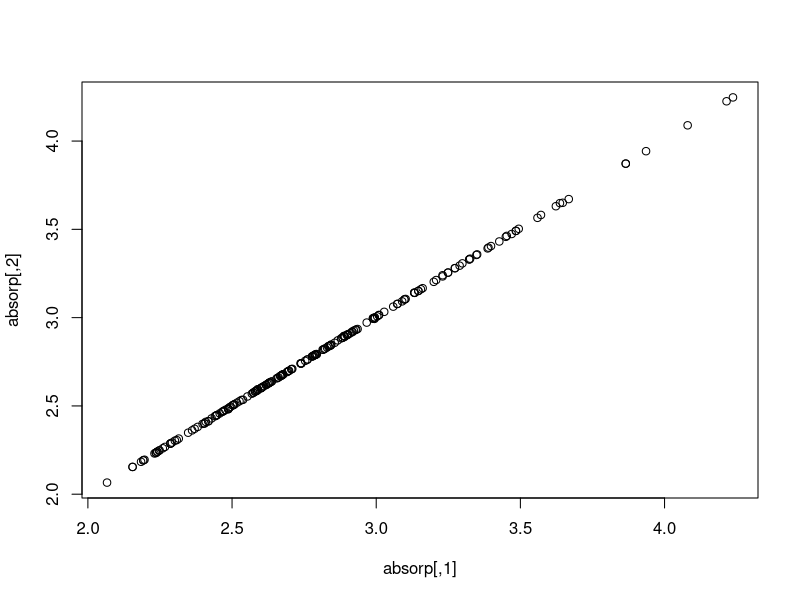
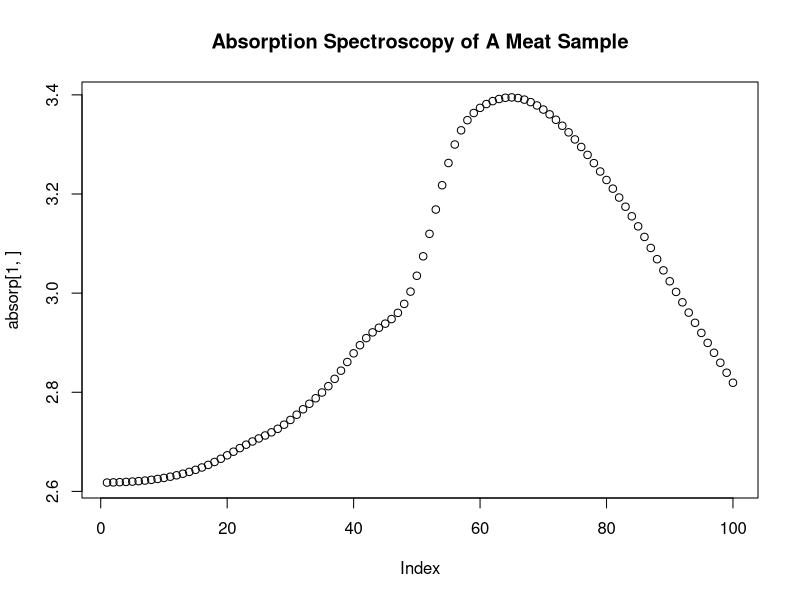
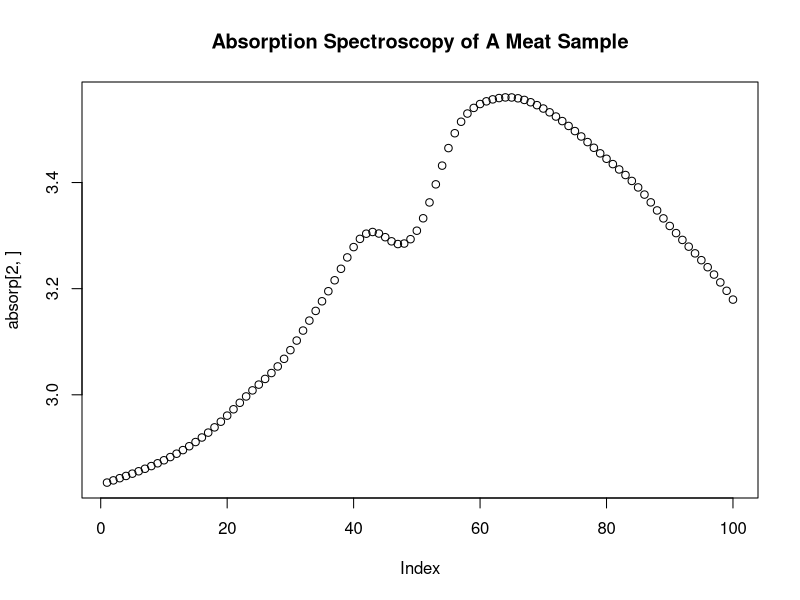
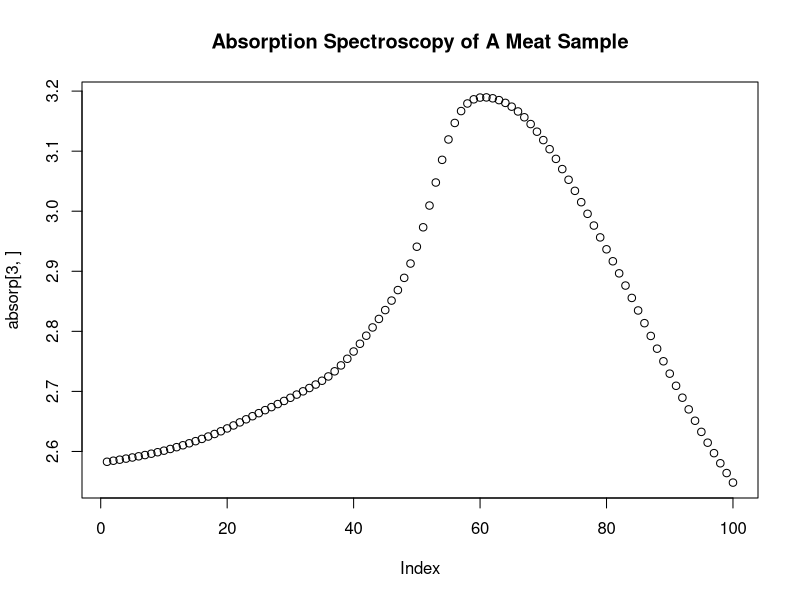
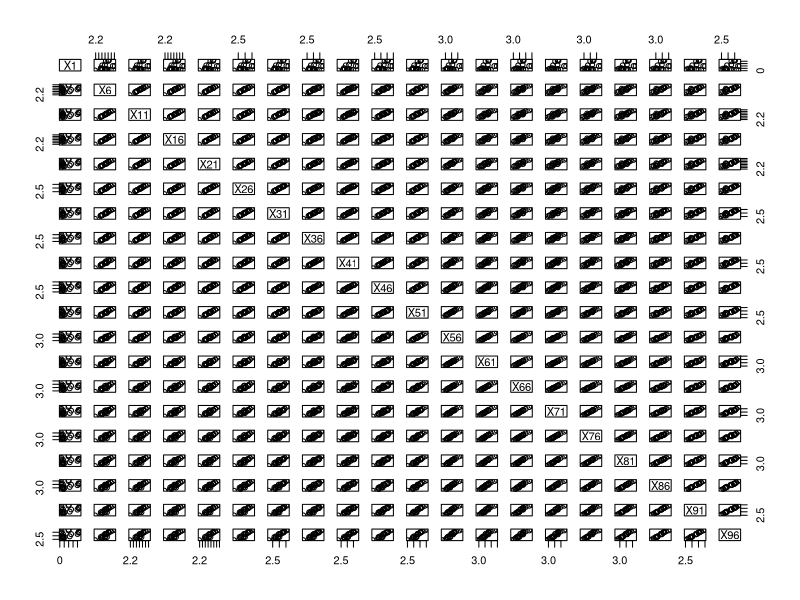
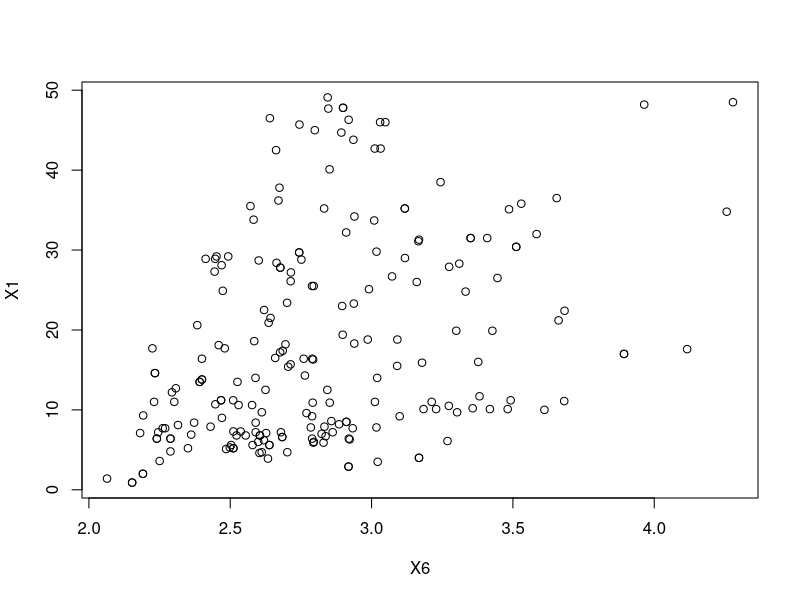
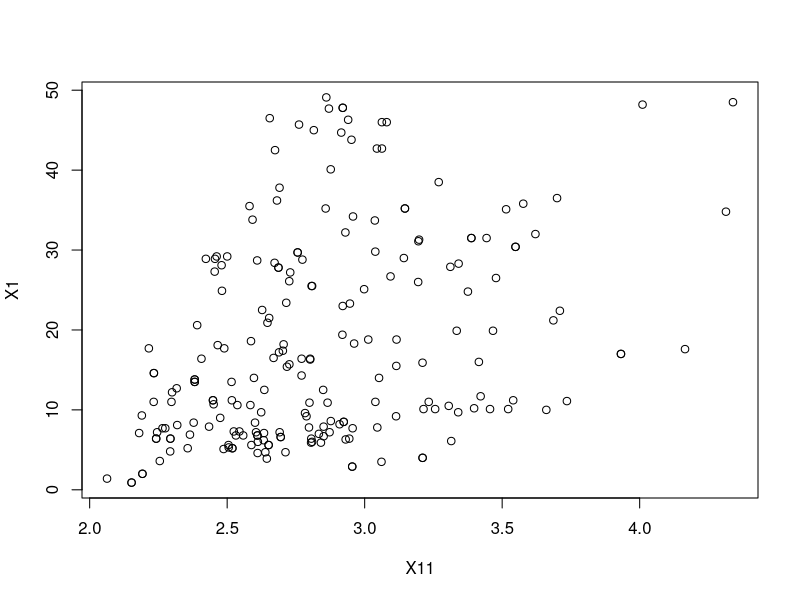
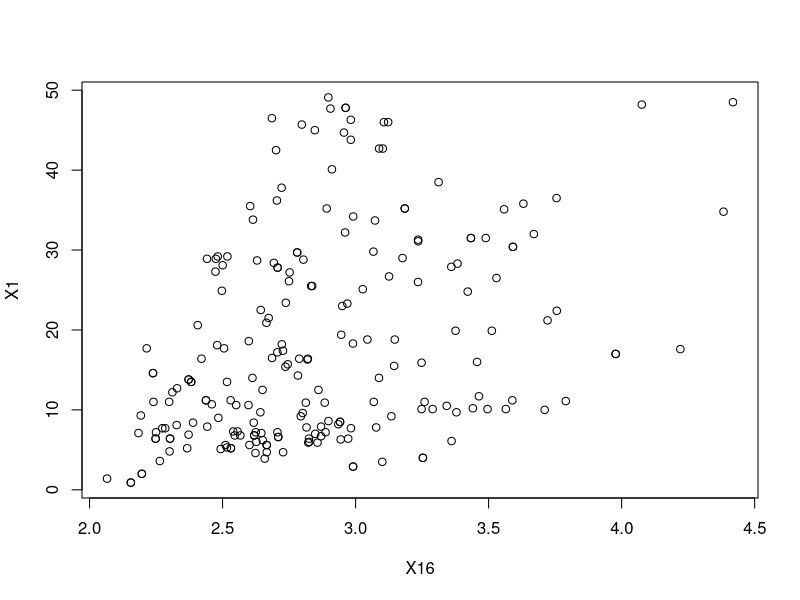

Write R code to recreate these figures, in order.
## ---- chunk 1
knitr::opts_chunk$set(echo = TRUE)
## ---- chunk 2
library(caret)
#Caret is package that brings the tecator in.
## ---- chunk 3
data(tecator)
## ---- chunk 4
summary(absorp)
## ---- chunk 5
plot(absorp)
## ---- chunk 6
summary(endpoints)
## ---- chunk 7
plot(absorp[1,], main = "Absorption Spectroscopy of A Meat Sample")
## ---- chunk 8
plot(absorp[2,], main = "Absorption Spectroscopy of A Meat Sample")
## ---- chunk 9
plot(absorp[3,], main = "Absorption Spectroscopy of A Meat Sample")
## ---- chunk 10
#With normal construction (combining dataset together)
absorp_endpt <- data.frame(cbind(endpoints[,2], absorp))
## ---- chunk 11
absorp_endpt.new = absorp_endpt[ ,seq(1, ncol(absorp_endpt), 5)]
## ---- chunk 12
pairs(absorp_endpt.new[1:20, 1:20])
## ---- chunk 13
plot(X1 ~ ., data = absorp_endpt.new)
## ---- chunk 14
require(Hmisc)  # install this library on your computer first!
plot(describe(absorp_endpt.new))

## ---- chunk 15
names(absorp_endpt)
## ---- chunk 16
set.seed(548)
TestIndex <- sample(nrow(absorp_endpt.new), floor(0.2 * nrow(absorp_endpt.new)))
Test <- absorp_endpt.new[TestIndex, ]
Train <- absorp_endpt.new[-TestIndex, ]

## ---- chunk 17
length(absorp_endpt.new$X6)
length(absorp_endpt.new$X1)
## ---- chunk 18
set.seed(548)
TestIndex <- sample(nrow(absorp_endpt), floor(0.2 * nrow(absorp_endpt)))
Test0 <- absorp_endpt[TestIndex, ]
Train0 <- absorp_endpt[-TestIndex, ]
## ---- chunk 19
# All subsets selection (Although, this is just a rough estimate with only analysis of 21 variables... not realistic)
require(leaps)
AllSubsets <- regsubsets(X1 ~ ., nvmax = 3, really.big = T, data = Train0)
AllSubsets.summary <- summary(AllSubsets)
AllSubsets.outmat <- AllSubsets.summary$outmat
AllSubsets.outmat
## ---- chunk 20
summary(lm(X1 ~ X42, data = Train0))$sigma
## ---- chunk 21
summary(lm(X1 ~ X45, data = Train0))$sigma
## ---- chunk 22
simpleLM <- lm(X1 ~ X42, data = Train0); simpleLM
## ---- chunk 23
simpleLM <- lm(X1 ~ X45, data = Train0); simpleLM
## ---- chunk 24
plot(X1 ~ X42, data = Train0, ylab = "Amount of fat content (%)", xlab = "Absorption", main = "Relationship between Absorption of Light and Amount of Fat in Meats")
abline(simpleLM)
## ---- chunk 25
plot(simpleLM)
## ---- chunk 26
summary(simpleLM)
## ---- chunk 27
# All subsets selection
# Lots of variables, so we just selected 21.This does not really make sense, so the output is wrong. Just use forward regression, backward regression and lasso output.

require(leaps)
AllSubsets <- regsubsets(X1 ~ ., nvmax = 20, data = Train)
AllSubsets.summary <- summary(AllSubsets)
AllSubsets.outmat <- AllSubsets.summary$outmat
AllSubsets.outmat
## ---- chunk 28
par(mfrow = c(1, 3))
par(cex.axis = 1.5)
par(cex.lab = 1.5)
plot(1:20, AllSubsets.summary$adjr2, xlab = "subset size", ylab = "adjusted R-squared", 
    type = "b")
plot(1:20, AllSubsets.summary$cp, xlab = "subset size", ylab = "Mallows' Cp", 
    type = "b")
plot(1:20, AllSubsets.summary$bic, xlab = "subset size", ylab = "BIC", type = "b")
## ---- chunk 29
which.max(summary(AllSubsets)$adjr2)
## ---- chunk 30
which.min(summary(AllSubsets)$cp)
## ---- chunk 31
which.min(summary(AllSubsets)$bic)
## ---- chunk 32
par(mfrow = c(1, 1))
par(cex.axis = 1)
par(cex.lab = 1.5)
par(mfrow = c(1, 3))
par(cex.axis = 1.5)
par(cex.lab = 1.5)
plot(1:20, AllSubsets.summary$adjr2, xlab = "subset size", ylab = "adjusted R-squared", 
    type = "b", log = "y")
plot(1:20, AllSubsets.summary$cp, xlab = "subset size", ylab = "Mallows' Cp", 
    type = "b", log = "y")
plot(1:20, AllSubsets.summary$bic - min(AllSubsets.summary$bic) + 0.1, xlab = "subset size", 
    ylab = "BIC", type = "b", log = "y")
## ---- chunk 33
par(mfrow = c(1, 1))
par(cex.axis = 1)
par(cex.lab = 1.5)
# Summary of model you have decided to evaluate

# Model with 20 variables Don't worry about how this next line is
# constructed
lm.as <- lm(formula(paste("X1 ~", paste(names(which(AllSubsets.outmat[20, 
    ] == "*")), collapse = " + "))), data = Train)
summary(lm.as)

## ---- chunk 34
set.seed(548)
TestIndex <- sample(nrow(absorp_endpt), floor(0.2 * nrow(absorp_endpt)))
Test0 <- absorp_endpt[TestIndex, ]
Train0 <- absorp_endpt[-TestIndex, ]
## ---- chunk 35
lm0 <- lm(X1 ~ 1, data = Train0)
lm0
## ---- chunk 36
lmall <- lm(X1 ~ ., data = Train0)
lmall
## ---- chunk 37
lm.forward <- step(lm0, scope = formula(lmall), direction = "forward", trace = 0)
## ---- chunk 38
plot(lm.forward)
## ---- chunk 39
summary(lm.forward)
## ---- chunk 40
lm.backward <- step(lmall, direction = "backward", trace = 0)
## ---- chunk 41
plot(lm.backward)
## ---- chunk 42
summary(lm.backward)
## ---- chunk 43
pred.as <- predict(lm.as, newdata = Test0)
pred.fwd <- predict(lm.forward, newdata = Test0)
pred.back <- predict(lm.backward, newdata = Test0)
## ---- chunk 44
# Plots of actual against predicted values
Range <- range(c(pred.as, pred.fwd, pred.back))
## ---- chunk 45
par(pty = "s")
plot(pred.as, Test$X1, xlab = "predicted weight", ylab = "actual weight", 
    main = "All subsets selection", xlim = Range, ylim = Range)
abline(0, 1)

##NOT ACCURATE SINCE IT ONLY USED 21 variables. JUST DONE AS EXAMPLE.
## ---- chunk 46
par(pty = "s")
plot(pred.fwd, Test0$X1, xlab = "predicted weight", ylab = "actual weight", 
    main = "Forward selection", xlim = Range, ylim = Range)
abline(0, 1)
## ---- chunk 47
par(pty = "s")
plot(pred.back, Test0$X1, xlab = "predicted fat content", ylab = "actual fat content", 
    main = "Backward selection", xlim = Range, ylim = Range)
abline(0, 1)
## ---- chunk 48
summary(pred.back)
## ---- chunk 49
# RMSEP for candidate models Let's first write a simple function for
# calculating RMSEP given actual and predicted values y and yhat have to be
# the same length!!

RMSEP <- function(y, yhat) {
    m <- length(y)
    z <- sqrt((sum((y - yhat)^2))/m)
    z
}
## ---- chunk 50
RMSEP(Test$X1, pred.as)
## ---- chunk 51
RMSEP(Test$X1, pred.fwd)
## ---- chunk 52
RMSEP(Test$X1, pred.back)
## ---- chunk 53
library(glmnet)
## ---- chunk 54
# Divide the data into training and test sets
set.seed(98547)
TestIndex1 <- sample(nrow(absorp_endpt), floor(0.15 * nrow(absorp_endpt)))
Test1 <- absorp_endpt[TestIndex1, ]
Train1 <- absorp_endpt[-TestIndex1, ]
## ---- chunk 55
# Extract body fat
y <- Train1$X1
# remove the 23rd column (Weight) and convert to matrix
X <- as.matrix.data.frame(Train1[, -1])

## ---- chunk 56
# Run LASSO for a default range of values of lambda
X1.L1 <- glmnet(X, y)
# Cross-validate these different models and calculate cross-validation error
X1.L1.cv <- cv.glmnet(X, y, type.measure = "mse", alpha = 1)
## ---- chunk 57
par(mfrow = c(1, 2))
plot(X1.L1, xvar = "lambda", label = TRUE)
abline(v = log(c(X1.L1.cv$lambda.min, X1.L1.cv$lambda.1se)), lty = 2:3)
plot(X1.L1.cv)
## ---- chunk 58
par(mfrow = c(1, 1))
## ---- chunk 59
coef(X1.L1.cv)
## ---- chunk 60
# Make predictions using test data; have to remove Weight and convert to
# matrix
newX <- as.matrix.data.frame(Test1[, -1])
PredictX1 <- predict(X1.L1.cv, newx = newX)

# Extract actual weights from test set
ActualX1 <- Test1$X1
## ---- chunk 61
# Calculate root-mean squared error
N <- nrow(Test1)  # get number of rows in test set
RMSEP <- sqrt(sum((ActualX1 - c(PredictX1))^2)/N)

# Plot predictions against actual values, and put RMSE in title of plot
par(pty = "s")  # produce square plot
Range <- range(c(PredictX1, ActualX1))  # calculate range of predictions and actual values
plot(PredictX1, ActualX1, xlab = "predicted Fat Content (LASSO)", ylab = "actual Fat Content", 
    xlim = Range, ylim = Range, main = paste("RMSEP =", round(RMSEP, 3)))
abline(0, 1)
